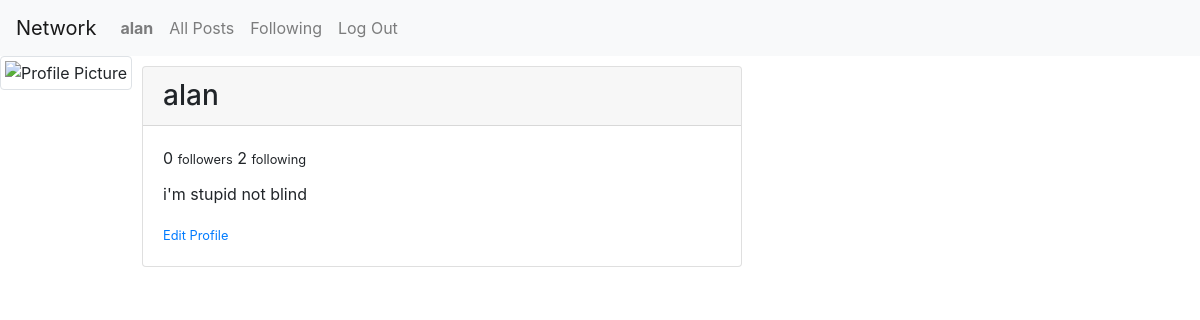
Page /profile/alan (signed in) on the committed database.
### network/models.py (models this page shows, shortened)
class Profile(models.Model):
    user = models.OneToOneField(User, on_delete=models.CASCADE, related_name="profile")
    following = models.ManyToManyField('self', blank=True, related_name="following_to", symmetrical=False)
    followers = models.ManyToManyField('self', blank=True, related_name="followed_by", symmetrical=False)
    bio = models.TextField(blank=True)
    profile_pic = models.ImageField(upload_to="profile_pics/", blank=True)

### network/views.py (the view, shortened to what this page needs)
# urls.py: path("profile", views.create_profile, name="create_profile"),
def profile(request, username):
    return render(request, "network/display_profile.html", {
        "profile": Profile.objects.get(user=User.objects.get(username=username)),
        "filter": username,
        "page": 0
    })

### network/templates/network/display_profile.html (shortened to what this page needs)
{% extends "network/layout.html" %}
{% load static %}
{% block body %}
    <div class="profile">
        <div>
            <img src="{% if profile.profile_pic %}{{ profile.profile_pic }}{% else %}{% static 'network/images/standard.jpg' %}{% endif %}" class="img-thumbnail" alt="Profile Picture" style="width: 200px; height: 200px">
        </div>
        <div class="card text-bg-light mb-3" id="profile_card_display">
            <h3 class="card-header"> {{ profile.user.username }} </h3>
                <div class="card-body">
                    <div class="card-title">{{ profile.followers.count }} <small>followers</small> {{ profile.following.count }} <small>following</small></div>
                    <p class="card-text">{{ profile.bio }}</p>
                    <small>
                        {% if request.user.username == profile.user.username %}
                        <a href="{% url 'create_profile' %}">Edit Profile</a>
                        {% endif %}
                    </small>
                </div>
        </div>
    </div>
    <div class="posts_index">
{% endblock %}

### network/templates/network/layout.html (shortened to what this page needs)
{% load static %}
<!DOCTYPE html>
<html lang="en">
    <head>
        <link rel="stylesheet" href="https://stackpath.bootstrapcdn.com/bootstrap/4.4.1/css/bootstrap.min.css">
        <link rel="stylesheet" href="{% static 'network/css/styles.css' %}">
        <link rel="stylesheet" href="https://cdnjs.cloudflare.com/ajax/libs/cropperjs/1.5.12/cropper.min.css">
        <link rel="stylesheet" href="https://cdnjs.cloudflare.com/ajax/libs/font-awesome/4.7.0/css/font-awesome.min.css">
    </head>
    <body>
        <nav class="navbar navbar-expand-lg navbar-light bg-light">
            <a class="navbar-brand" href="{% url 'index' %}">Network</a>
            <div>
              <ul class="navbar-nav mr-auto">
                {% if user.is_authenticated %}
                    <li class="nav-item">
                        <a class="nav-link" href="{% url 'profile' request.user.username %}"><strong>{{ user.username }}</strong></a>
                    </li>
                {% endif %}
                <li class="nav-item">
                  <a class="nav-link" href="{% url 'index' %}">All Posts</a>
                </li>
                {% if user.is_authenticated %}
                    <li class="nav-item">
                        <a class="nav-link" href="{% url 'following_tweets'%}">Following</a>
                    </li>
                    <li class="nav-item">
                        <a class="nav-link" href="{% url 'logout' %}">Log Out</a>
                    </li>
                {% endif %}
              </ul>
            </div>
          </nav>
        <div class="body">
            {% block body %}
            {% endblock %}
        </div>
    </body>
</html>

### network/static/network/css/styles.css (style rules this page uses)
.posts_index { height: 100%; margin: 10px; display: flex; flex-wrap: wrap; justify-content: center; align-items: center; flex-direction: column; align-items: center; }
.profile { display: flex; }
#profile_card_display { width: 50%; margin: 10px; display:block; }

### rows in the picture
Profile: user.username "alan", followers.count "0", following.count "2", bio "i'm stupid not blind"

### other values in the picture
{{ user.username }} "alan"
